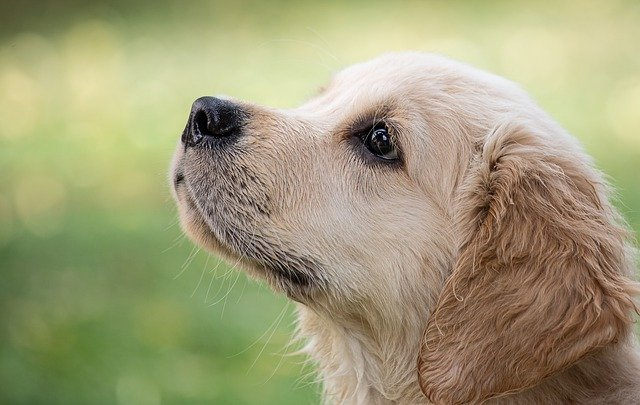
#> input picture dog.jpg, 640 x 405 px
$ jupyter execute '07.이미지 자르기.ipynb'
#> lines starting #> are read from the running program, lines starting #| are printed output that depends on the picture; after the words box and inside, x2 and y2 are one past the last pixel; in counts of white or black regions, pixels touching at a corner belong together
 # 이미지 자르기

[cell 1]
import cv2
img = cv2.imread('dog.jpg')
#> img is the input picture: shape (405, 640, 3); mean B, G, R 120, 156.6, 160

crop = img[100:200,200:400] #세로 기준 100:200, 가로기준 300:400 까지 자름
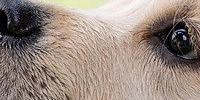
#> crop: shape (100, 200, 3); mean B, G, R 127.6, 136.6, 152

cv2.imshow('img',img)
cv2.imshow('crop',crop)
cv2.waitKey(0)
cv2.destroyAllWindows()

 # 영역을 잘라서 기존 윈도우에 표시

[cell 2]
import cv2
img = cv2.imread('dog.jpg')

crop = img[100:200,200:400] #세로 기준 100:200, 가로기준 300:400 까지 자름
img[100:200,400:600] = crop
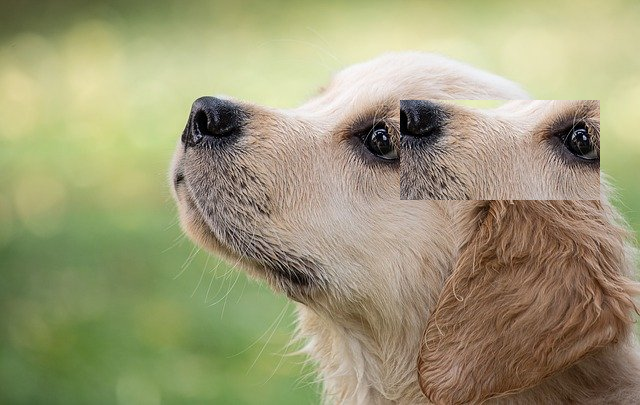
#> img: shape (405, 640, 3); 7.71% of pixels changed, all inside (x1, y1, x2, y2) = (400, 100, 600, 200)

cv2.imshow('img',img)
cv2.imshow('crop',crop)
cv2.waitKey(0)
cv2.destroyAllWindows()

$ run again, with newspaper.jpg copied over dog.jpg
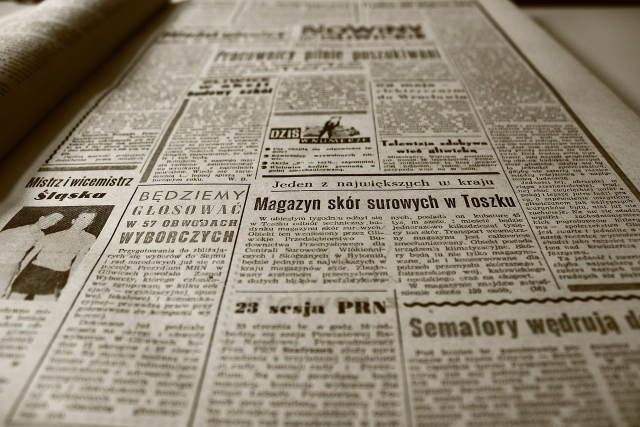
#> input picture newspaper.jpg, 1280 x 853 px (shown at 1/2 size)
#> img is the input picture: shape (853, 1280, 3); mean B, G, R 118.1, 135.8, 145.1
#> `crop = img[100:200,200:400]`:
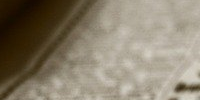
#> crop: shape (100, 200, 3); mean B, G, R 109.4, 127.8, 137.7
#> `img[100:200,400:600] = crop`:
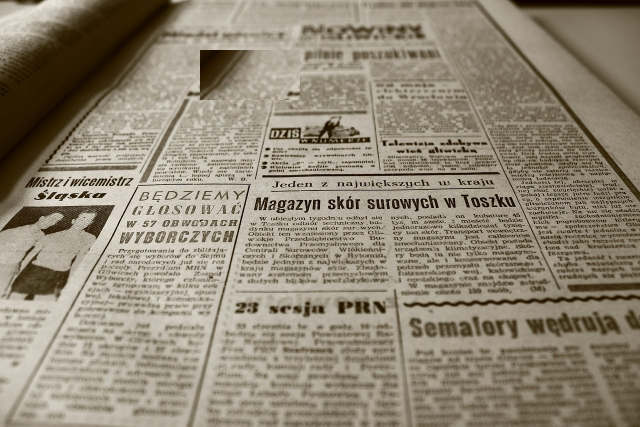
#> img: shape (853, 1280, 3) (shown at 1/2 size); 1.83% of pixels changed, all inside (x1, y1, x2, y2) = (400, 100, 600, 200)
